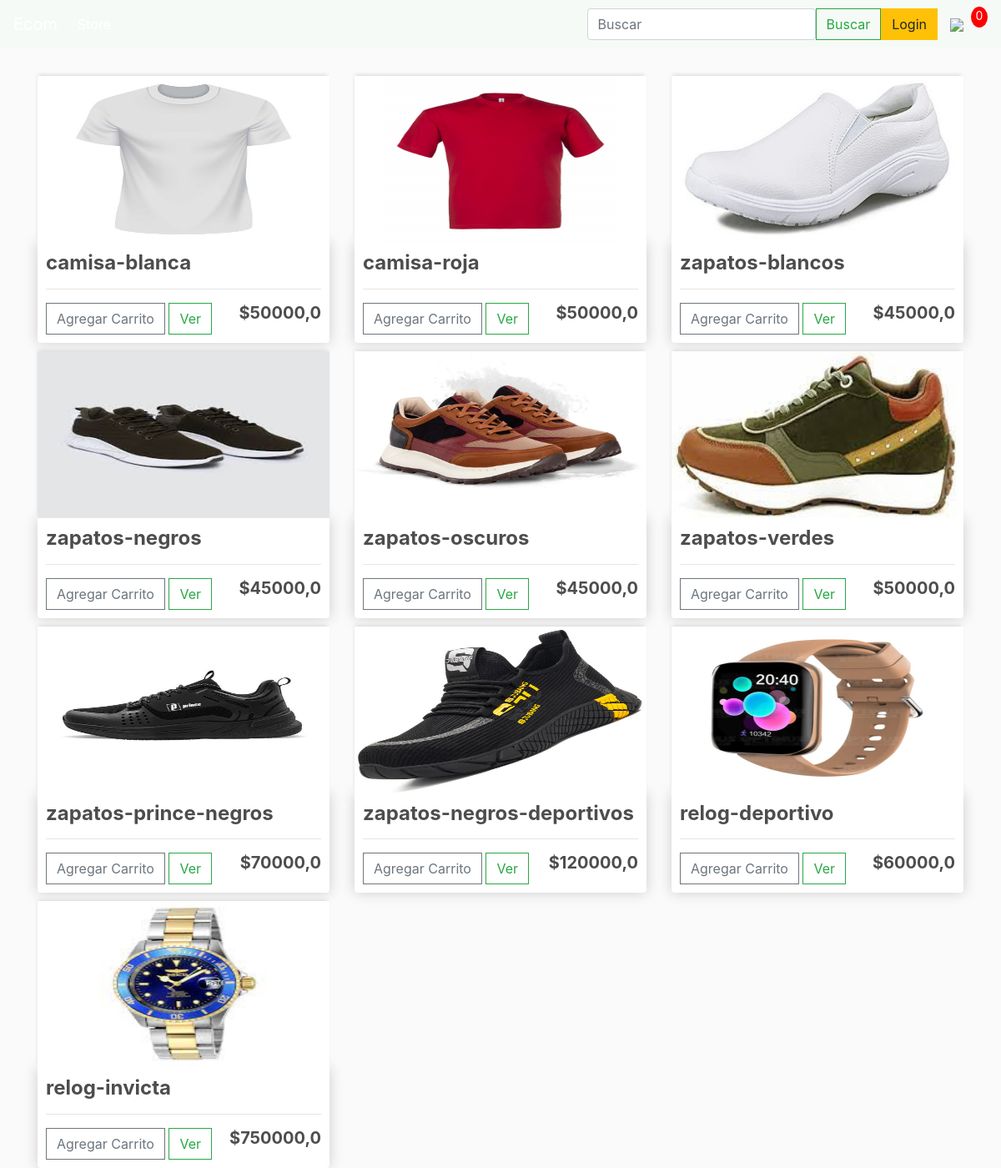
The page / on the database its author committed.
### store/models.py (models this page shows, shortened)
class Product (models.Model):
    name= models.CharField(max_length=200, null=True)
    price= models.FloatField()
    digital= models.BooleanField(default=False, null=True, )
    photo = models.ImageField(upload_to="product", default=False)

### store/views.py (the view)
# urls.py: path('', include('store.urls')),
def store(request):
    products= Product.objects.all()
    context = {'products':products}
    return render(request, 'store/store.html', context)

### store/templates/store/store.html
{% extends 'store/main.html' %}
{% load static %}
{% block content %}
<div class="row">
	{% for product in products %}
	<div class="col-lg-4">
		<img class="thumbnail" src="{{product.photo.url}}">
		<div class="box-element product">
			<h4><strong>{{product.name}}</strong></h4>
			<hr>
			<button data-product="{{product.id}}" data-action="add" class="btn btn-outline-secondary add-btn update-cart">Agregar Carrito</button>
			<a class="btn btn-outline-success" href="#">Ver</a>
			<h5 style="display: inline-block; float: right"><strong>${{product.price}}</strong></h5>
		</div>
	</div>
	{% endfor %}
</div>
{% endblock content %}

### store/templates/store/main.html (shortened to what this page needs)
<!DOCTYPE html>
{% load static %}
<html lang="en">
<head>
    <link rel="stylesheet" href="https://stackpath.bootstrapcdn.com/bootstrap/4.4.1/css/bootstrap.min.css">
    <link rel="stylesheet" type="text/css" href="{% static 'css/main.css' %}">
</head>
<body>
<nav class="navbar navbar-expand-lg navbar-dark bg-dark">
  <a class="navbar-brand" href="{% url 'store' %}">Ecom</a>
  <div class="collapse navbar-collapse" id="navbarSupportedContent">
    <ul class="navbar-nav mr-auto">
      <li class="nav-item active">
        <a class="nav-link" href="{% url 'store' %}">Store <span class="sr-only">(current)</span></a>
      </li>
    </ul>
    <form class="d-flex" role="search" action="{% url 'buscar' %}">
      <input class="form-control me-2" type="search" placeholder="Buscar" aria-label="Search" name="busqueda">
      <button class="btn btn-outline-success" type="submit">Buscar</button>
    </form>
    <div class="form-inline my-2 my-lg-0">
      <a href="#"class="btn btn-warning">Login</a>
      <a href="{% url 'cart' %}">
        <img  id="cart-icon" src="{% static 'images/cart.png' %}">
      </a>
      <p id="cart-total">0</p>
    </div>
  </div>
</nav>
         <div class="container">
                <br>
                {% block content %}
                 {% endblock content %}
         </div>
</body>
</html>

### static/css/main.css (style rules this page uses)
body { background-color: rgb(255, 255, 255); }
body { background-color: hsl(0, 0%, 98%); }
h1,h2,h3,h4,h5,h6 { color:hsl(0, 0%, 30%); }
.box-element { box-shadow:hsl(0, 0%, 80%) 0 0 16px; background-color: #fff; border-radius: 4px; padding: 10px; }
.thumbnail { width: 100%; height: 200px; -webkit-box-shadow: -1px -3px 5px -2px rgba(214,214,214,1); -moz-box-shadow: -1px -3px 5px -2px rgba(214,214,214,1); box-shadow: -1px -3px 5px -2px rgba(214,214,214,1); }
.product { border-radius: 0 0 4px 4px; }
.bg-dark { background-color: #40da3205!important; }
#cart-icon { width:25px; display: inline-block; margin-left: 15px; }
#cart-total { display: block; text-align: center; color:#fff; background-color: red; width: 20px; height: 25px; border-radius: 50%; font-size: 14px; }
.col-lg-4, .col-lg-6, .col-lg-8, .col-lg-12 { margin-top: 10px; }
.btn { border-radius: 0; }

### rows shown on the page
Product: photo (picture), name "camisa-blanca", price "50000,0"
Product: photo (picture), name "camisa-roja", price "50000,0"
Product: photo (picture), name "zapatos-blancos", price "45000,0"
Product: photo (picture), name "zapatos-negros", price "45000,0"
Product: photo (picture), name "zapatos-oscuros", price "45000,0"
Product: photo (picture), name "zapatos-verdes", price "50000,0"
Product: photo (picture), name "zapatos-prince-negros", price "70000,0"
Product: photo (picture), name "zapatos-negros-deportivos", price "120000,0"
Product: photo (picture), name "relog-deportivo", price "60000,0"
Product: photo (picture), name "relog-invicta", price "750000,0"
